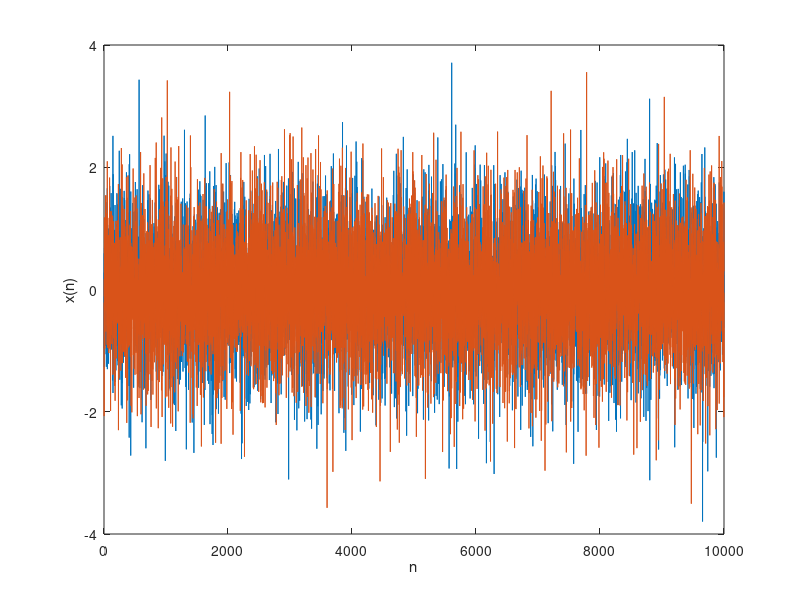
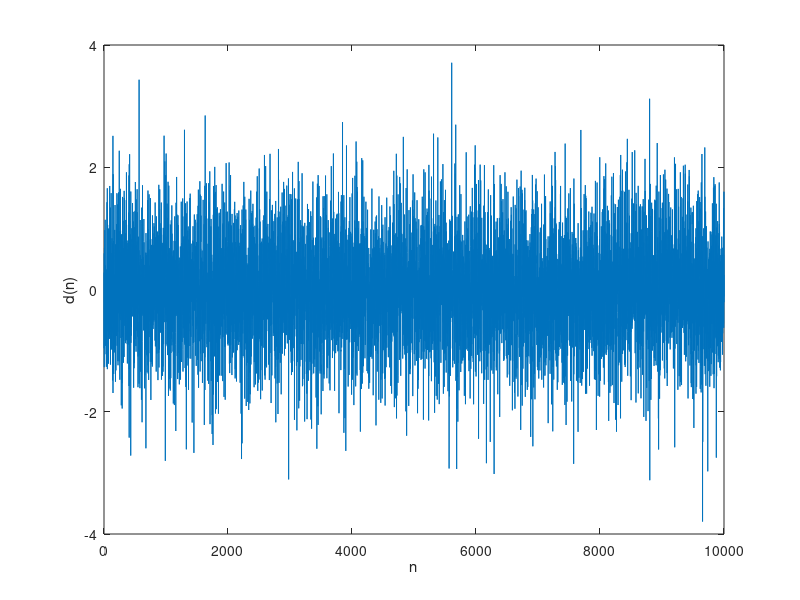
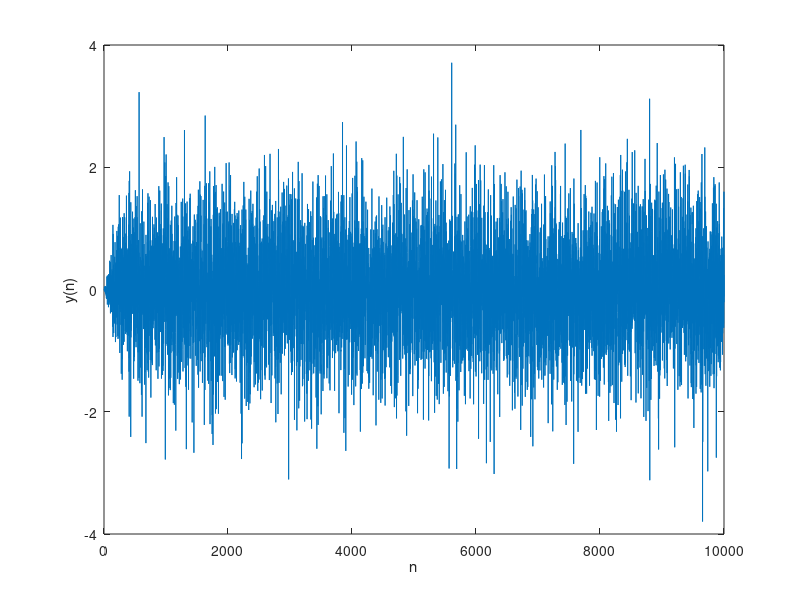
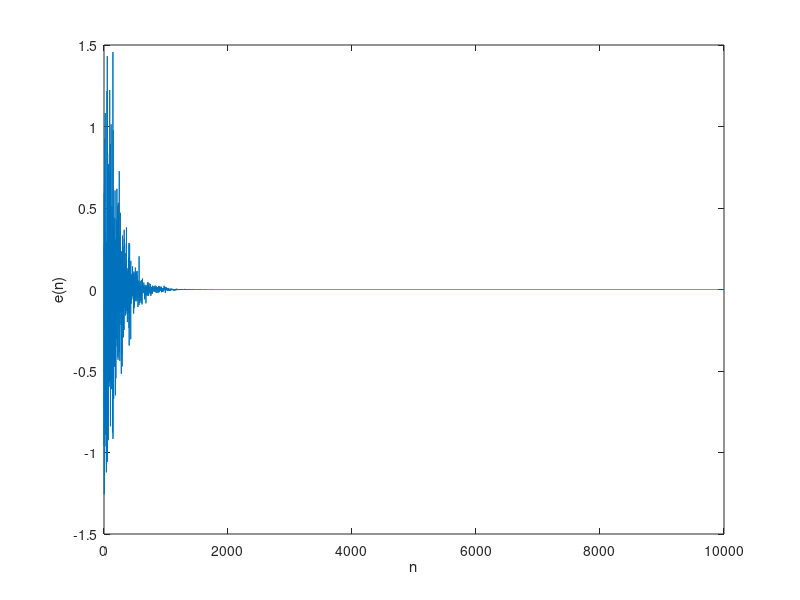

Write MATLAB code to recreate these figures, in order.
%% Implementation of LMS based Beamforming

%% We will start with simulating a Colored Gaussian signal and use it in a
%% channel modeling problem implemented using LMS and varients of LMS

clear all
close all
clc

%% Simulation parameters

SIGMAa = 0.1 ; % Standard deviation of the desired signal
SIGMAb = 1.0 ; % Standard deviation of the jammer signal
OMEGA0 = 1.0 ;

TH0 = pi ;
PHI0 = pi*sin(TH0) ;

L = 10000 ; % Signal length

MU = 0.005 ;

%% Backup variables
Xbkp = zeros(2,L) ;
Dbkp = zeros(1,L) ;
Ybkp = zeros(1,L) ;
Ebkp = zeros(1,L) ;
Wbkp = zeros(2,L) ;

%% Initialization

n = 0 ;

w = [0 ; 0] ;


%% Run the system

for n = 1:L


    a = SIGMAa*randn(1) ;
    b = SIGMAb*randn(1) ;

    THa = 2*pi*rand(1) - pi ;
    THb = 2*pi*rand(1) - pi ;

    s = a*cos(OMEGA0*n + THa) ;
    v = b*cos(OMEGA0*n + THb) ;

    d = a*cos(OMEGA0*n + THa) + b*cos(OMEGA0*n + THb - PHI0) ;
    xn = a*cos(OMEGA0*n + THa) + b*cos(OMEGA0*n + THb) ;
    xt = a*sin(OMEGA0*n + THa) + b*sin(OMEGA0*n + THb) ;

    X = [xn ; xt] ;

    y = w'*X ;

    e = d - y ;

    w = w + 2*MU*e*X ; % LMS update equation

    %% Prepare for the next iteration

    % Backup variables
    Xbkp(:,n) = X ; % Update Xbkp
    Wbkp(:,n) = w ; % Update Wbkp
    Ybkp(:,n) = y ; % Update Ybkp
    Ebkp(:,n) = e ; % Update Ebkp
    Dbkp(:,n) = d ; % Update Dbkp

end

mean(e.^2)/mean(xn.^2)

figure(1) ; plot(1:L,Xbkp(1,:),1:L,Xbkp(2,:)) ; xlabel('n') ; ylabel('x(n)')
figure(2) ; plot(1:L,Dbkp) ; xlabel('n') ; ylabel('d(n)')
figure(3) ; plot(1:L,Ybkp) ; xlabel('n') ; ylabel('y(n)')
figure(4) ; plot(1:L,Ebkp) ; xlabel('n') ; ylabel('e(n)')
figure(5) ; plot(1:L,Wbkp(1,:),1:L,Wbkp(2,:))
figure(6)
th = -pi:(pi/100):pi ;
ph = pi*sin(th) ;
Gth = (cos(ph) - w(1)).^2 + (sin(ph) - w(2)).^2 ;
polar(th,Gth)